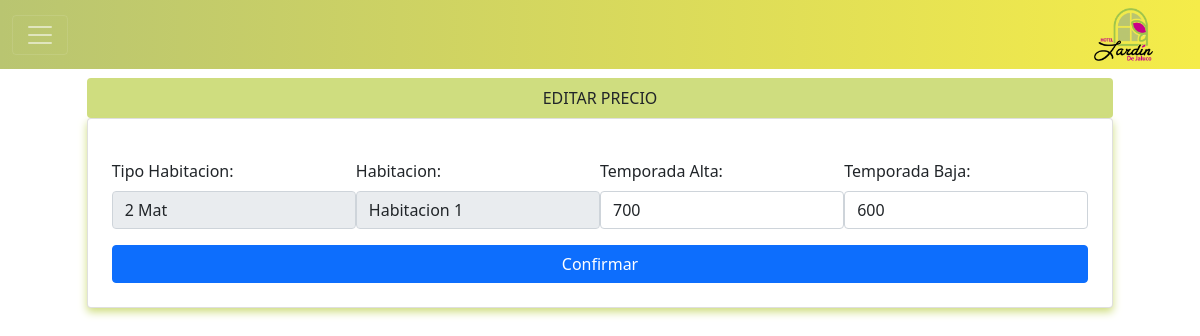
/formularioprecio.php?codigo=1&hab_id=1&tipo_id=1 (signed in), run on the app's committed database.
### tables this page shows
CREATE TABLE `preciohabitacion` (
  `id` int(11) NOT NULL,
  `tipo_id` int(10) NOT NULL,
  `habitacion_id` int(10) NOT NULL,
  `tem_alta` double NOT NULL,
  `tem_baja` double NOT NULL
);

CREATE TABLE `tipohabitaciones` (
  `id` int(10) NOT NULL,
  `tipo_habitacion` varchar(30) NOT NULL
);

CREATE TABLE `habitaciones` (
  `id` int(10) NOT NULL,
  `tipo_id` int(10) NOT NULL,
  `nom_habitacion` varchar(20) NOT NULL,
  `planta` tinyint(1) NOT NULL,
  `disponible` tinyint(1) NOT NULL
);

### formularioprecio.php (the view, shortened to what this page needs)
<?php include 'template/header.php' ?>
<?php
    include_once "model/conexion.php";
    $codigo=$_GET['codigo'];
    $sentencia = $bd->prepare("select ph.*, th.tipo_habitacion, h.nom_habitacion
    from preciohabitacion as ph
      join tipohabitaciones as th on th.id = ph.tipo_id
      join habitaciones as h on h.id = ph.habitacion_id where ph.id = ?;");
    $sentencia->execute([$codigo]);
    $precios = $sentencia->fetch(PDO::FETCH_OBJ);
?>
<head>
    <link rel="stylesheet" href="css/styleGeneral.css">
</head>
<div class="container mt-5">
<div class="margin_formulario">
    <div class="row">
        <div class="col-sm-12">
            <div class="table_title rounded p-2">EDITAR PRECIO</div>
            <div class="card shadow_general">
                <form class="p-4" method="POST" action="editarprecios.php">
                    <div class="col-sm-12 input-group mt-3 d-flex justify-content-between">
                        <div class="col-sm-3">
                            <label class="form-label">Tipo Habitacion: </label>
                            <input type="text" class="form-control" name="tipohabitacion" readonly value = "<?php echo $precios->tipo_habitacion ?>">
                        </div>
                        <div class="col-sm-3">
                            <label class="form-label">Habitacion: </label>
                            <input type="text" class="form-control" name="habitacion" readonly value = "<?php echo $precios->nom_habitacion ?>">
                        </div>
                        <div class="col-sm-3">
                            <label class="form-label">Temporada Alta: </label>
                            <input type="text" class="form-control" name="tem_alta"  value = "<?php echo $precios->tem_alta ?>">
                        </div>
                        <div class="col-sm-3">
                            <label class="form-label">Temporada Baja: </label>
                            <input type="text" class="form-control" name="tem_baja"  value = "<?php echo $precios->tem_baja ?>">
                        </div>
                    </div>
                    <div class="d-grid mt-3 ">
                        <input type="submit" class="btn btn-primary" value="Confirmar">
                    </div>
                </form>
            </div>
        </div>
    </div>
</div>
<?php include 'template/footer.php' ?>

### css/styleGeneral.css (style rules this page uses)
.margin_formulario { margin-top: 7%; margin-left: 4%; margin-right: 4%; }
.table_title { background: rgb(207, 221, 127); width: 100%; text-align: center; }
.shadow_general { box-shadow: 0 4px 8px 0 rgba(207, 221, 127, 1); }

### data on the page
preciohabitacion: tipohabitacion "2 Mat", habitacion "Habitacion 1", tem_alta "700", tem_baja "600"
